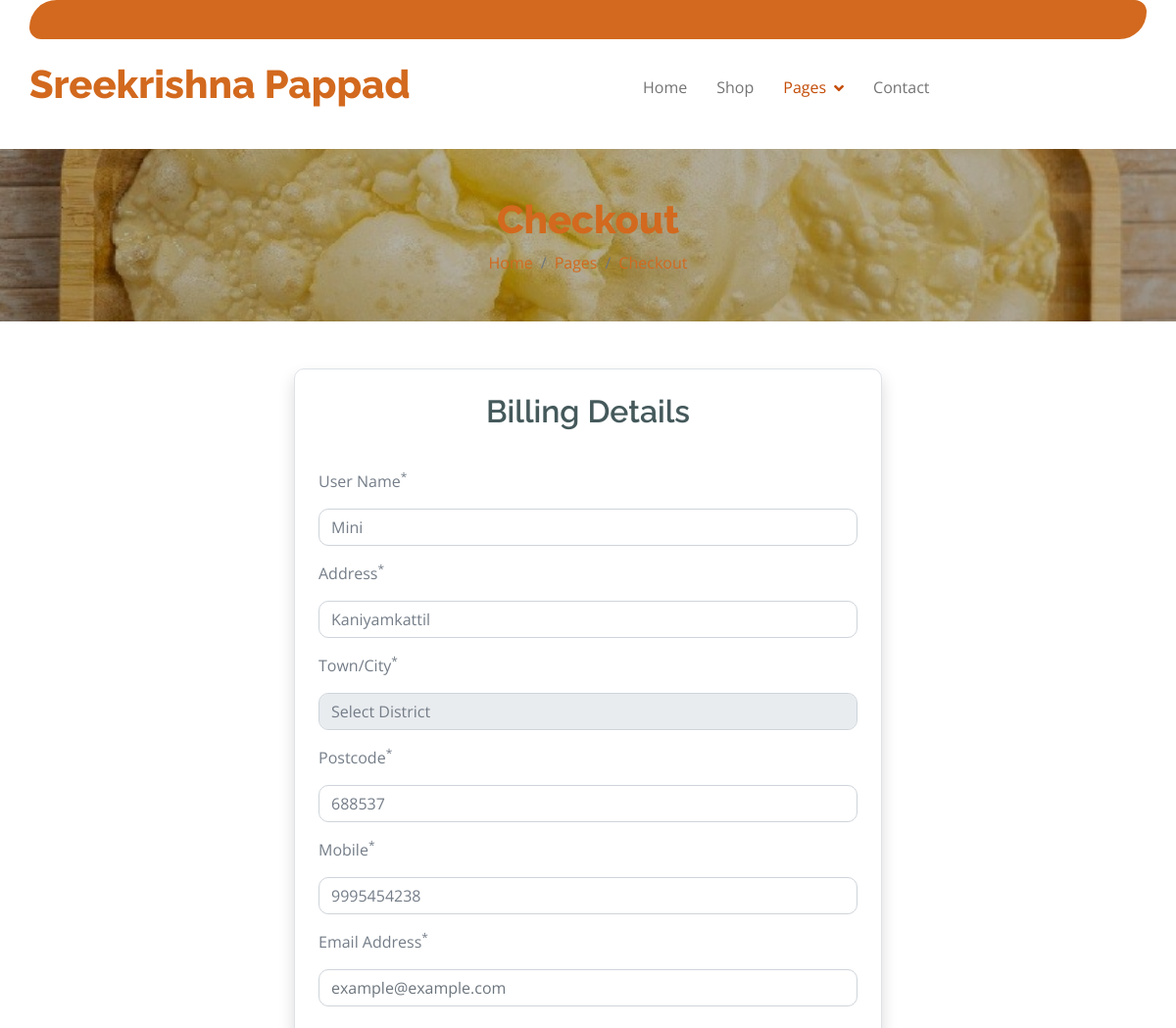
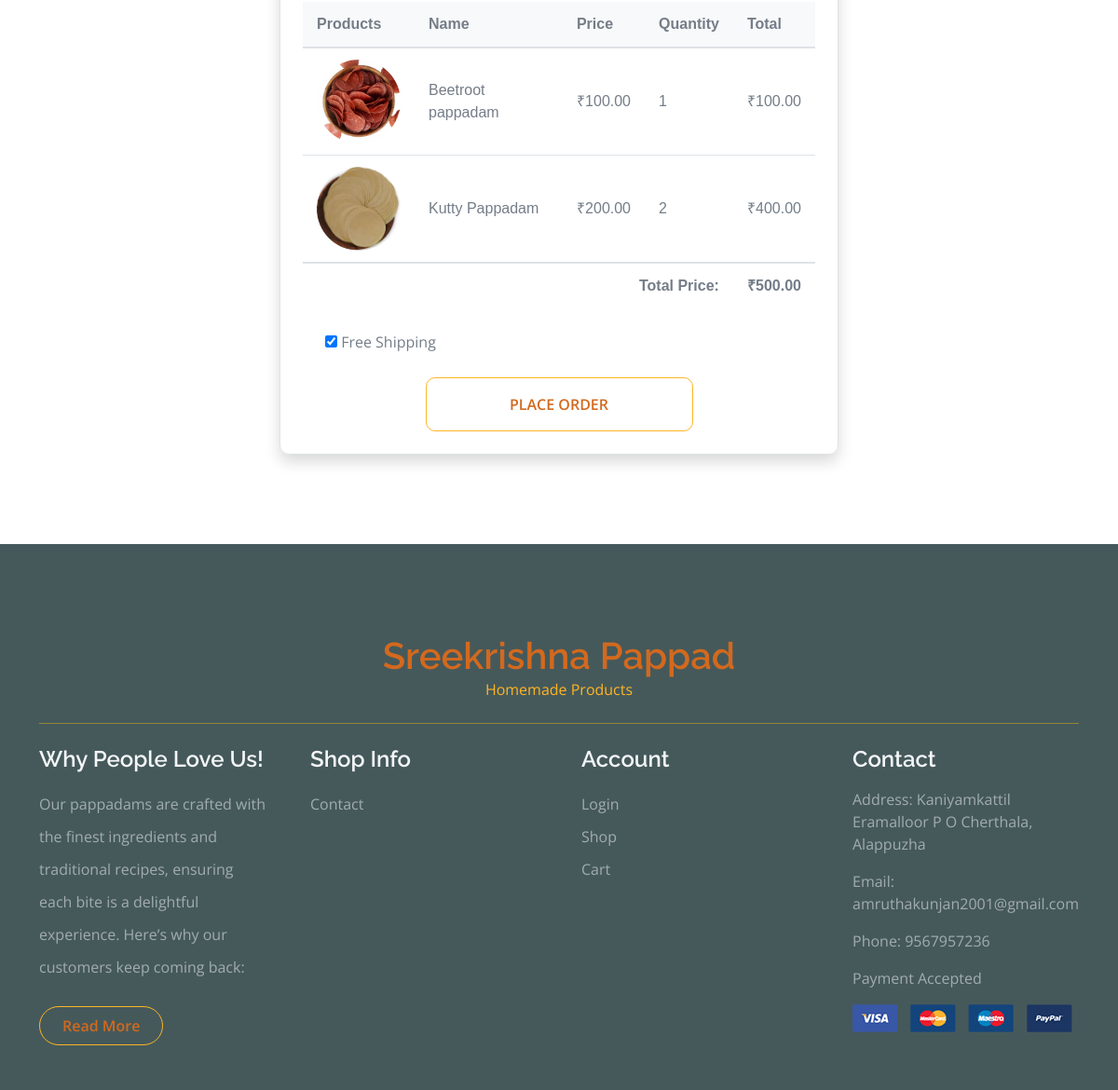
/checkout (signed in), run on the app's committed database (2 pictures, top to bottom).
### myapp/models.py (models this page shows, shortened)
class Address(models.Model):
    user = models.ForeignKey(User, on_delete=models.CASCADE)
    name = models.CharField(max_length=100)
    phone = models.CharField(max_length=15)
    street = models.CharField(max_length=255)
    city = models.CharField(max_length=100)
    postcode = models.CharField(max_length=20)

class CartItem(models.Model):
    user = models.ForeignKey(User, on_delete=models.CASCADE, related_name='cart_items')
    product = models.ForeignKey(Product, on_delete=models.CASCADE)
    quantity = models.PositiveIntegerField(default=1)
    added_on = models.DateTimeField(auto_now_add=True)

class Product(models.Model):
    CATEGORY_CHOICES = [
        ('masala pappad', 'Masala Pappad'),
        ('pepper pappad', 'Pepper Pappad'),
        ('mini pappad', 'Mini Pappad'),
        ('pappad', 'Pappad'),
        ('beetroot pappad', 'Beetroot Pappad'),
        ('all', 'All')
    ]
    category = models.CharField(max_length=20, choices=CATEGORY_CHOICES)
    name = models.CharField(max_length=200)
    description = models.TextField()
    price = models.DecimalField(max_digits=10, decimal_places=2)
    stock = models.PositiveIntegerField()
    image = models.ImageField(upload_to='product_images/', blank=True, null=True)
    created_at = models.DateTimeField(auto_now_add=True)
    updated_at = models.DateTimeField(auto_now=True)
    is_active = models.BooleanField(default=True)
    is_deleted = models.BooleanField(default=False)

### myapp/views.py (the view, shortened to what this page needs)
# urls.py: path('checkout',views.checkout,name='checkout'),
def checkout(request):
    user = request.user
    try:
        address = Address.objects.get(user=user)
    except Address.DoesNotExist:
        address = None
    cart_items = CartItem.objects.filter(user=user).select_related('product')
    total_price = 0
    for item in cart_items:
        item.total_price = item.product.price * item.quantity
        total_price += item.total_price
    context = {
        'address': address,
        'cart_items': cart_items,
        'total_price': total_price,
    }
    return render(request, 'checkout.html', context)

### template/checkout.html (shortened to what this page needs)
{% load static %}
<!DOCTYPE html>
<html lang="en">
    <head>
        <link rel="stylesheet" href="https://use.fontawesome.com/releases/v5.15.4/css/all.css"/>
        <link href="https://cdn.jsdelivr.net/npm/bootstrap-icons@1.4.1/font/bootstrap-icons.css" rel="stylesheet">
        <link href="{% static 'lib/lightbox/css/lightbox.min.css' %}" rel="stylesheet">
        <link href="{% static 'lib/owlcarousel/assets/owl.carousel.min.css' %}" rel="stylesheet">
        <link href="{% static 'css/bootstrap.css' %}" rel="stylesheet">
        <link href="{% static 'css/style.css' %}" rel="stylesheet">
    </head>
    <body>
        <div class="container-fluid fixed-top">
            <div class="container topbar bg-primary d-none d-lg-block">
            </div>
            <div class="container px-0">
                <nav class="navbar navbar-light bg-white navbar-expand-xl">
                    <a href="{% url 'index' %}" class="navbar-brand"><h1 class="text-primary display-6">Sreekrishna Pappad</h1></a>
                    <div class="collapse navbar-collapse bg-white" id="navbarCollapse">
                        <div class="navbar-nav mx-auto">
                            <a href="{% url 'index' %}" class="nav-item nav-link">Home</a>
                            <a href="{% url 'shop' %}" class="nav-item nav-link">Shop</a>
                            <div class="nav-item dropdown">
                                <a href="#" class="nav-link dropdown-toggle active" data-bs-toggle="dropdown">Pages</a>
                            </div>
                            <a href="{% url 'contact' %}" class="nav-item nav-link">Contact</a>
                        </div>
                        </div>
                    </div>
            </div>
        <div class="container-fluid page-header py-5">
            <h1 class="text-center text-white display-6">Checkout</h1>
            <ol class="breadcrumb justify-content-center mb-0">
                <li class="breadcrumb-item"><a href="#">Home</a></li>
                <li class="breadcrumb-item"><a href="#">Pages</a></li>
                <li class="breadcrumb-item active text-white">Checkout</li>
            </ol>
        </div>
<div class="container py-5 d-flex justify-content-center align-items-center">
    <div class="form-container border rounded p-4 shadow" style="width: 100%; max-width: 600px;">
        <h2 class="mb-4 text-center">Billing Details</h2>
        <form id="billingForm" method="POST" action="{% url 'checkout' %}">
            <div class="row g-5">
                <div class="col-md-12">
                    <div class="form-item">
                        <label class="form-label my-3">User Name<sup>*</sup></label>
                        <input type="text" name="billing_name" class="form-control" value="{{ address.name }}" required pattern="[A-Za-z\s]+" title="Please enter a valid name (alphabets only).">
                    </div>
                    <div class="form-item">
                        <label class="form-label my-3">Address<sup>*</sup></label>
                        <input type="text" name="billing_street" class="form-control" placeholder="House Number Street Name" value="{{ address.street }}" required>
                    </div>
                    <div class="form-item">
                        <label class="form-label my-3">Town/City<sup>*</sup></label>
                        <select name="billing_city" class="form-control" required>
                            <option value="">Select District</option>
                        </select>
                    </div>
                    <div class="form-item">
                        <label class="form-label my-3">Postcode<sup>*</sup></label>
                        <input type="text" name="billing_postcode" id="postcode" class="form-control" value="{{ address.postcode }}" required placeholder="6xxxxxx" pattern="^6[0-9]{5}$" title="Kerala postcode must be 6 digits starting with '6'">
                    </div>
                    <div class="form-item">
                        <label class="form-label my-3">Mobile<sup>*</sup></label>
                        <input type="tel" name="billing_phone" id="phone" class="form-control" value="{{ address.phone }}" required placeholder="10-digit mobile number" pattern="^\d{10}$" title="Enter a valid 10-digit mobile number.">
                    </div>
                    <div class="form-item">
                        <label class="form-label my-3">Email Address<sup>*</sup></label>
                        <input type="email" name="billing_email" id="email" class="form-control" placeholder="example@example.com" required>
                    </div>
                </div>
            </div>
            <div class="table-container mt-4">
                <table class="modern-table">
                    <thead>
                        <tr>
                            <th>Products</th>
                            <th>Name</th>
                            <th>Price</th>
                            <th>Quantity</th>
                            <th>Total</th>
                        </tr>
                    </thead>
                    <tbody>
                        {% for item in cart_items %}
                        <tr>
                            <td>
                                <img src="{{ item.product.image.url }}" style="width: 90px; height: 90px; border-radius: 50%;" alt="">
                            </td>
                            <td>{{ item.product.name }}</td>
                            <td>₹{{ item.product.price }}</td>
                            <td>{{ item.quantity }}</td>
                            <td>₹{{ item.total_price|floatformat:2 }}</td>
                        </tr>
                        {% empty %}
                        <tr>
                            <td colspan="5" style="text-align:center;">No items in the cart.</td>
                        </tr>
                        {% endfor %}
                        <tr class="total-row">
                            <td colspan="4" style="text-align:right;">Total Price:</td>
                            <td>₹{{ total_price }}</td>
                        </tr>
                    </tbody>
                </table>
                <div class="form-check mt-4">
                    <input type="checkbox" id="Shipping-1" name="Shipping-1" checked>
                    <label for="Shipping-1">Free Shipping</label>
                </div>
                <div class="row g-4 text-center align-items-center justify-content-center pt-4">
                    <button type="submit" class="btn border-secondary py-3 px-4 text-uppercase w-50 text-primary">Place Order</button>
                </div>
            </div>
        </form>
    </div>
</div>
        <div class="container-fluid bg-dark text-white-50 footer pt-5 mt-5">
            <div class="container py-5">
                <div class="pb-4 mb-4" style="border-bottom: 1px solid rgba(226, 175, 24, 0.5) ;">
                    <div class="row g-4">
                        <div class="d-flex justify-content-center align-items-center flex-column">
                            <a href="#" class="text-center">
                                <h1 class="text-primary mb-0">Sreekrishna Pappad</h1>
                                <p class="text-secondary mb-0">Homemade Products</p>
                            </a>
                        </div>
                    </div>
                </div>
                <div class="row g-5">
                    <div class="col-lg-3 col-md-6">
                        <div class="footer-item">
                            <h4 class="text-light mb-3">Why People Love Us!</h4>
                            <p class="mb-4 short-description">
                                Our pappadams are crafted with the finest ingredients and traditional recipes, ensuring each bite is a delightful experience. Here’s why our customers keep coming back:
                            </p>
                            <a href="#" class="btn border-secondary py-2 px-4 rounded-pill text-primary" onclick="toggleDescription(event)">Read More</a>
                        </div>
                    </div>
                    <div class="col-lg-3 col-md-6">
                        <div class="d-flex flex-column text-start footer-item">
                            <h4 class="text-light mb-3">Shop Info</h4>
                            <a href="{% url 'contact' %}" class="btn-link">Contact</a>
                        </div>
                    </div>
                    <div class="col-lg-3 col-md-6">
                        <div class="d-flex flex-column text-start footer-item">
                            <h4 class="text-light mb-3">Account</h4>
                            <a href="{% url 'login' %}" class="btn-link">Login</a>
                            <a href="{% url 'shop' %}" class="btn-link">Shop</a>
                            <a href="{% url 'cart' %}" class="btn-link">Cart</a>
                        </div>
                    </div>
                    <div class="col-lg-3 col-md-6">
                        <div class="footer-item">
                            <h4 class="text-light mb-3">Contact</h4>
                            <p>Address: Kaniyamkattil Eramalloor P O Cherthala, Alappuzha</p>
                            <p>Email: amruthakunjan2001@gmail.com</p>
                            <p>Phone: 9567957236</p>
                            <p>Payment Accepted</p>
                            <img src="{% static 'img/payment.png' %}" class="img-fluid" alt="">
                        </div>
                    </div>
                </div>
            </div>
        </div>
    </body>
</html>

### static/css/style.css (style rules this page uses)
.btn { font-weight: 600; transition: .5s; }
.btn.border-secondary { transition: 0.5s; }
.fixed-top { transition: 0.5s; background: var(--bs-white); border: 0; }
.topbar { padding: 20px; border-radius: 230px 100px; }
.navbar .navbar-nav .nav-link { padding: 10px 15px; font-size: 16px; transition: .5s; }
.navbar { height: 100px; border-bottom: 1px solid rgba(255, 255, 255, .1); }
.navbar .navbar-nav .nav-link:hover, .navbar .navbar-nav .nav-link.active, .fixed-top.bg-white .navbar .navbar-nav .nav-link:hover, .fixed-top.bg-white .navbar .navbar-nav .nav-link.active { color: var(--bs-primary); }
.navbar .dropdown-toggle::after { border: none; content: "\f107"; font-family: "Font Awesome 5 Free"; font-weight: 700; vertical-align: middle; margin-left: 8px; }
.page-header { position: relative; background: linear-gradient(rgba(0, 0, 0, 0.3), rgba(0, 0, 0, 0.3)), url(../img/cart-page-header-img.jpg); background-position: center center; background-repeat: no-repeat; background-size: cover; }
@media (min-width: 992px) { .hero-header, .page-header { margin-top: 152px !important; } }
.footer .footer-item .btn-link { line-height: 35px; color: rgba(255, 255, 255, .5); transition: 0.5s; }
.footer .footer-item p.mb-4 { line-height: 35px; }

### template/checkout.html (style rules this page uses)
.form-container { max-width: 600px; width: 100%; margin: 0 auto; }
.modern-table { width: 100%; border-collapse: collapse; font-family: Arial, sans-serif; }
.modern-table thead th { background-color: #f8f9fa; font-weight: bold; padding: 12px 15px; border-bottom: 2px solid #dee2e6; text-align: left; }
.modern-table tbody td { padding: 12px 15px; border-bottom: 1px solid #dee2e6; }
.modern-table tbody tr:last-child td { border-bottom: none; }
.total-row { font-weight: bold; }
.total-row td { padding-top: 20px; border-top: 2px solid #dee2e6; }
.form-check { margin-top: 15px; }

### data on the page
Address: billing_name "Mini", billing_street "Kaniyamkattil", billing_postcode "688537", billing_phone "9995454238"
CartItem: product.image (picture), product.name "Beetroot pappadam", product.price "100.00", quantity "1", total_price "100.00"
CartItem: product.image (picture), product.name "Kutty Pappadam", product.price "200.00", quantity "2", total_price "400.00"

### other printed values
{{ total_price }} "500.00"
